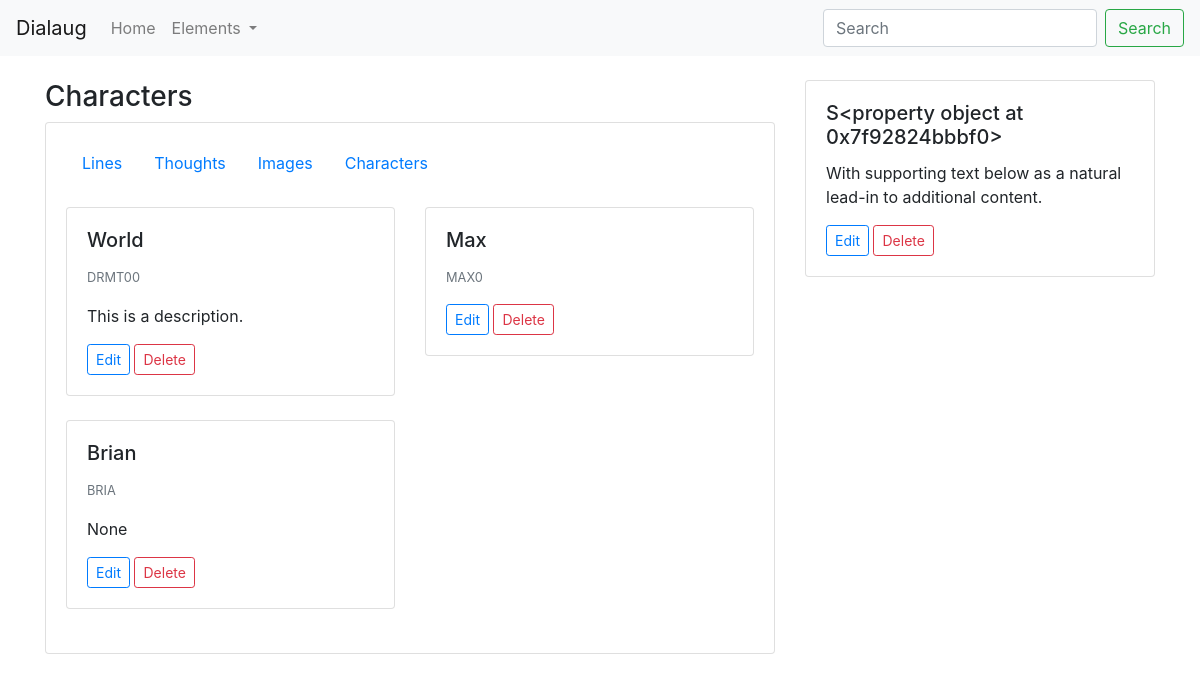
The page /scenes/4/characters on the database its author committed.
### characters/models.py (models this page shows, shortened)
class Character(models.Model):
    name = models.CharField(blank=True, null=True, max_length=80)
    age = models.PositiveSmallIntegerField(blank=True, null=True)
    gender = models.CharField(blank=True, null=True, max_length=80)
    code = models.CharField(blank=True, null=True, max_length=6)
    description = models.TextField(blank=True, null=True)
    def get_edit_url(self):
        return reverse("characters:edit-character", kwargs={'pk': self.id})
    def get_delete_url(self):
        return reverse("characters:delete-character", kwargs={'pk': self.id})

### scenes/models.py (models this page shows, shortened)
class Scene(models.Model):
    description = models.TextField(default='')
    characters = models.ManyToManyField(Character)
    def get_absolute_url(self):
        return reverse('scenes:show-scene', kwargs={'pk': self.pk})
    def get_edit_url(self):
        return reverse('scenes:edit-scene', kwargs={'pk': self.pk})
    def get_characters_url(self):
        return reverse('scenes:characters-scene', kwargs={'pk': self.pk})

### scenes/views.py (the view)
# urls.py: path('<int:pk>/characters', views.characters_view, name='characters-scene'),
def characters_view(request, pk):
    scene = get_object_or_404(Scene, pk=pk)
    characters = scene.characters.all()
    context = {
        'scene': scene,
        'characters': characters
    }
    return render(request, 'scenes/characters.html', context)

### scenes/templates/scenes/characters.html
{% extends 'base.html' %}
{% block content %}
    <div class="container">
        <br>
        <div class="row">
            <div class="col-md-8">
                <h3>Characters</h3>
                <div class="card">
                    <div class="card-body">
                        <ul class="nav">
                            <li class="nav-item">
                                <a class="nav-link" href="{{ scene.get_absolute_url }}">Lines</a>
                            </li>
                            <li class="nav-item">
                                <a class="nav-link" href="#">Thoughts</a>
                            </li>
                            <li class="nav-item">
                                <a class="nav-link" href="#">Images</a>
                            </li>
                            <li class="nav-item">
                                <a class="nav-link active" href="{{ scene.get_characters_url }}">Characters</a>
                            </li>
                        </ul>
                        <br>
                        <div class="row">
                            {% for character in characters %}
                            <div class="col-md-6">
                                <div class="card">
                                    <div class="card-body">
                                        <h5 class="card-title">{{ character.name }}</h5>
                                        <p class="card-text"><small class="text-muted">{{ character.code }}</small></p>
                                        <p class="card-text">{{ character.description }}</p>
                                        <a href="{{ character.get_edit_url }}" class="btn btn-outline-primary btn-sm">Edit</a>
                                        <a href="{{ character.get_delete_url }}" class="btn btn-outline-danger btn-sm">Delete</a>
                                    </div>
                                </div>
                                <br>
                            </div>
                            {% endfor %}
                        </div>
                    </div>
                </div>
            </div>
            <div class="col-md-4">
                <div class="card">
                    <div class="card-body">
                        <h5 class="card-title">{{ scene.code }}</h5>
                        <p class="card-text">With supporting text below as a natural lead-in to additional content.</p>
                        <a href="{{ scene.get_edit_url }}" class="btn btn-outline-primary btn-sm">Edit</a>
                        <a href="{{ scene.get_edit_url }}" class="btn btn-outline-danger btn-sm">Delete</a>
                    </div>
                </div>
            </div>
        </div>
    </div>
{% endblock %}

### rows shown on the page
Character: name "World", code "DRMT00", description "This is a description."
Character: name "Max", code "MAX0"
Character: name "Brian", code "BRIA", description "None"
Scene: code "S<property object at 0x7f92824bbbf0>"
